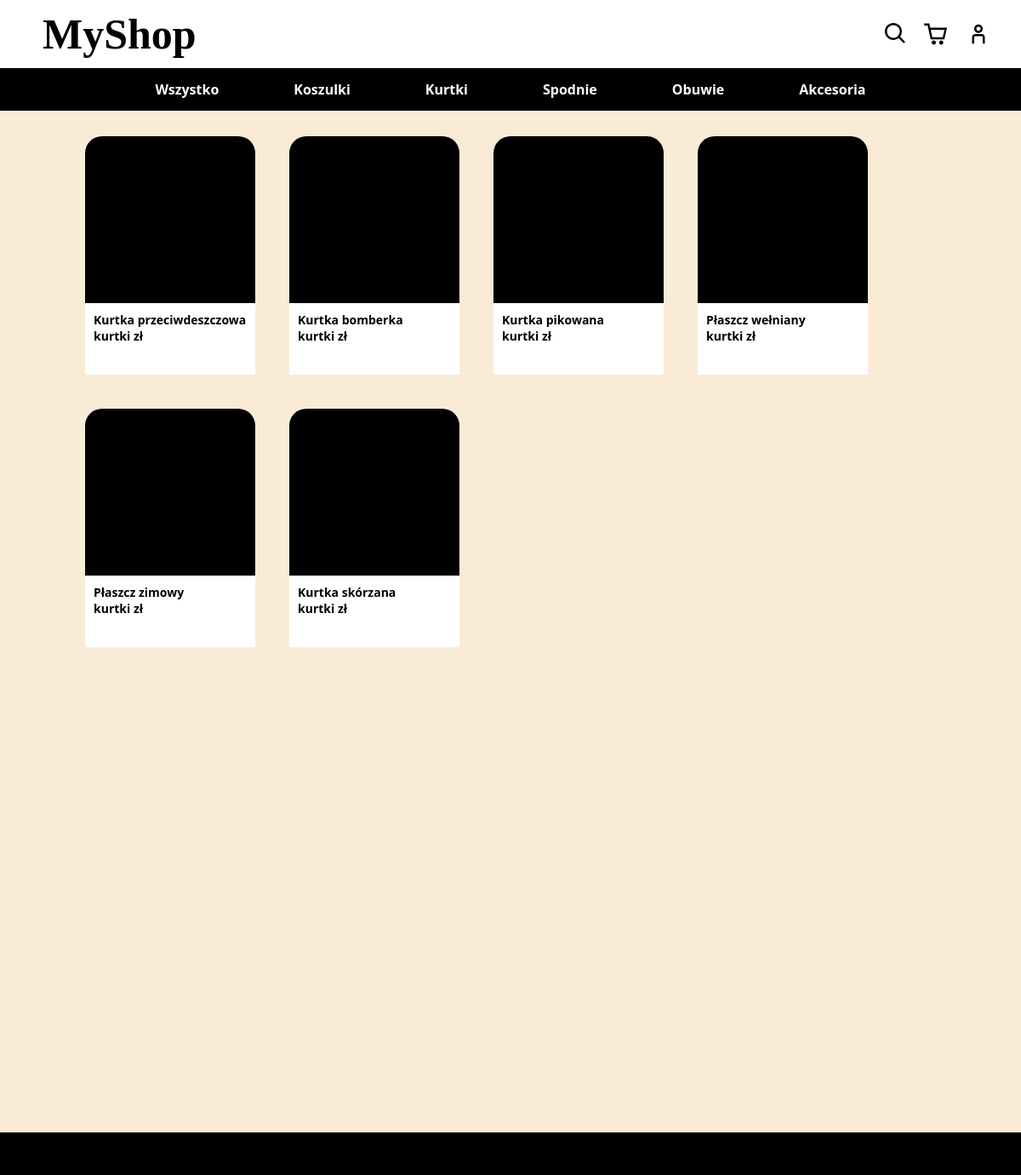
The page /landing.php?category=kurtki on the database its author committed.
### tables this page shows
CREATE TABLE products (
    id INT AUTO_INCREMENT PRIMARY KEY,
    name VARCHAR(100) NOT NULL,
    description TEXT,
    price DECIMAL(10,2) NOT NULL,
    category ENUM('spodnie', 'obuwie', 'koszulki', 'akcesoria', 'kurtki') NOT NULL,
    quantity INT NOT NULL
);

### models/product.php (called while the page is built, shortened)
<?php
class Product
{
    private $id, $name, $description, $price, $category, $quantity;
    public function __construct($id, $name, $description, $price, $category, $quantity)
    {
        $this->id = $id;
        $this->name = $name;
        $this->category = $category;
    }
    public function getId()
    {
        return $this->id;
    }
    public function getName()
    {
        return $this->name;
    }
    public function getCategory()
    {
        return $this->category;
    }
}

### landing.php (the view, shortened to what this page needs)
<html lang="en">
<head>
    <link rel="stylesheet" href="style.css">
</head>
<body>
    <?php
    include ("models/product.php");
    ?>
    <div class="shop-content">
        <div class="items-container">
            <?php
            global $conn;
            if (isset($_GET['category'])) {
                $category = $_GET['category'];
                $query = "SELECT * FROM products WHERE category = '$category'";
            } else {
                $query = "SELECT * FROM products";
            }
            $result = mysqli_query($conn, $query);
            while ($row = mysqli_fetch_object($result)) {
                $product = new Product($row->id, $row->name, $row->description, $row->price, $row->category, $row->quantity);
                echo "
                <div class='item'>
                    <a href='details.php?id=".$product->getId()."'>
                        <div class='item-image'>
                        </div>
                        <div class='item-info'>
                            <p>".$product->getName()."</p>
                            <p>".$product->getCategory()." zł</p>
                            <a href='add_product.php" .
                            "?id=" . $product->getId() .
                            "&name=" . $product->getName() .
                            "&description=" . $product->getDescription() .
                            "&price=" . $product->getPrice() .
                            "&category=" . $product->getCategory() .
                            "&quantity=" . $product->getQuantity() .
                            (isset($_GET['category'])?"&tab_category=$category":"") .
                            "'><img class='icon' src='icons/shopping-cart.svg'>
                            </a>
                        </div>
                    </a>
                </div>
                   ";
            }
            ?>
        </div>
    </div>
</body>
</html>

### style.css (style rules this page uses)
* { padding: 0; box-sizing: border-box; margin: 0; font-family: 'Segoe UI', Tahoma, Geneva, Verdana, sans-serif; }
h1 { font-size: 50px; font-weight: bolder; font-family: 'Brush Script MT', cursive; color: black; margin-left: 50px; }
a { text-decoration: none; width: fit-content; color: inherit; }
.header { height: 80px; width: 100%; display: flex; align-items: center; justify-content: space-between; position: sticky; top: 0; background-color: white; }
.options { width: 200px; height: 50px; display: flex; align-items: center; justify-content: center; gap: 20px }
.nav { height: 50px; background-color: black; display: flex; align-items: center; justify-content: center; position: sticky; top: 80px; gap: 4vw; }
.nav-item { color: white; font-weight: bold; user-select: none; border-radius: 20px; padding: 5px 20px; text-decoration: none; }
.shop-content { background-color: antiquewhite; min-height: 1200px; padding: 30px; }
.footer { background-color: black; height: 50px; }
.items-container { display: flex; max-width: 1000px; min-width: 300px; margin: auto; flex-wrap: wrap; justify-content: stretch; gap: 40px }
.item { border-radius: 20px; width: 200px; height: 280px; background-color: black; }
.item-image { height: 70%; }
.item-info { background-color: white; height: 30%; padding: 10px; }
.item-info p { font-weight: bold; font-size: 14px; }
.icon { width: 30px; }

### rows shown on the page
products: name "Kurtka przeciwdeszczowa", category "kurtki"
products: name "Kurtka bomberka", category "kurtki"
products: name "Kurtka pikowana", category "kurtki"
products: name "Płaszcz wełniany", category "kurtki"
products: name "Płaszcz zimowy", category "kurtki"
products: name "Kurtka skórzana", category "kurtki"
